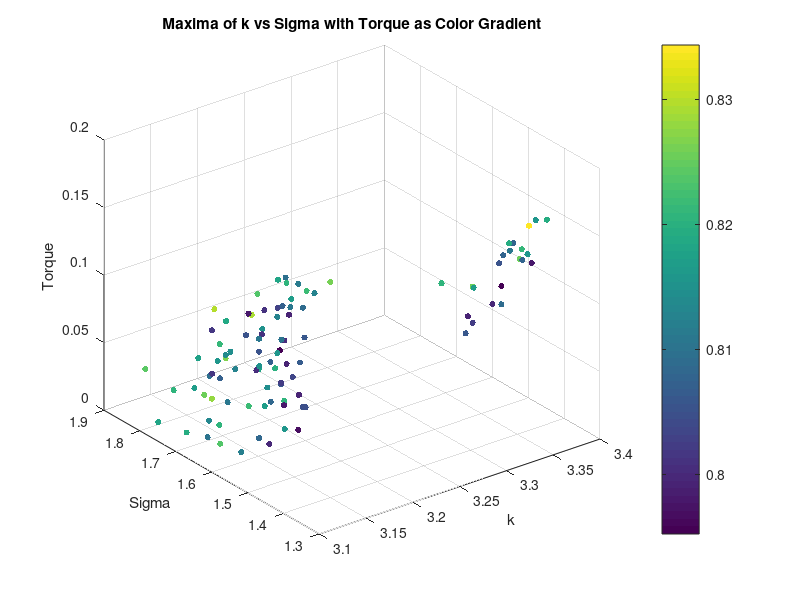
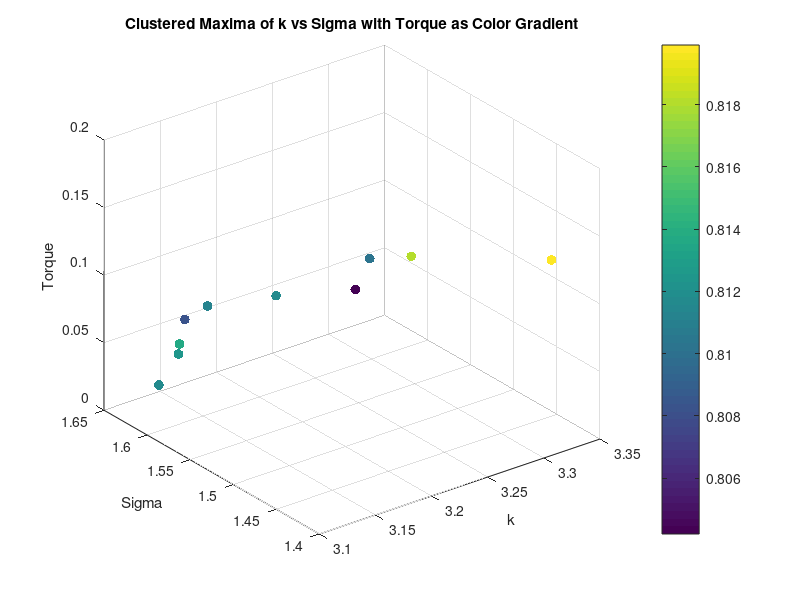
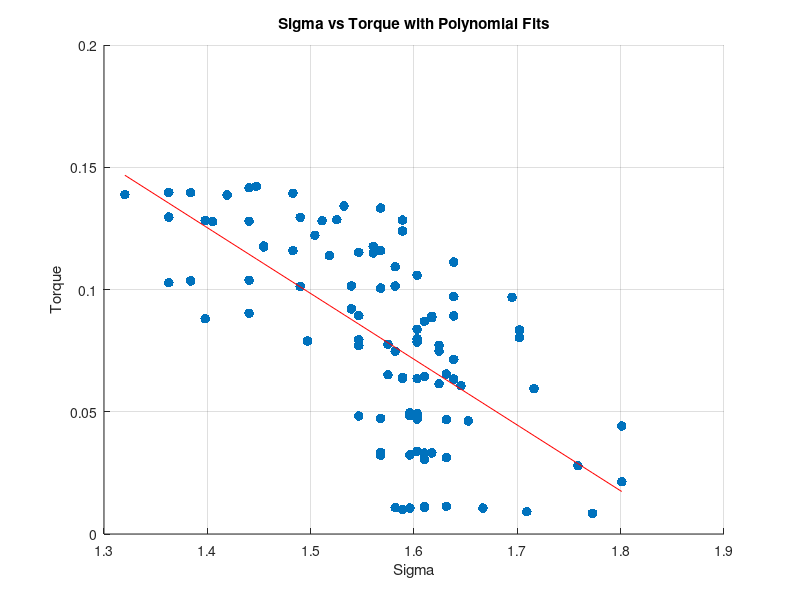
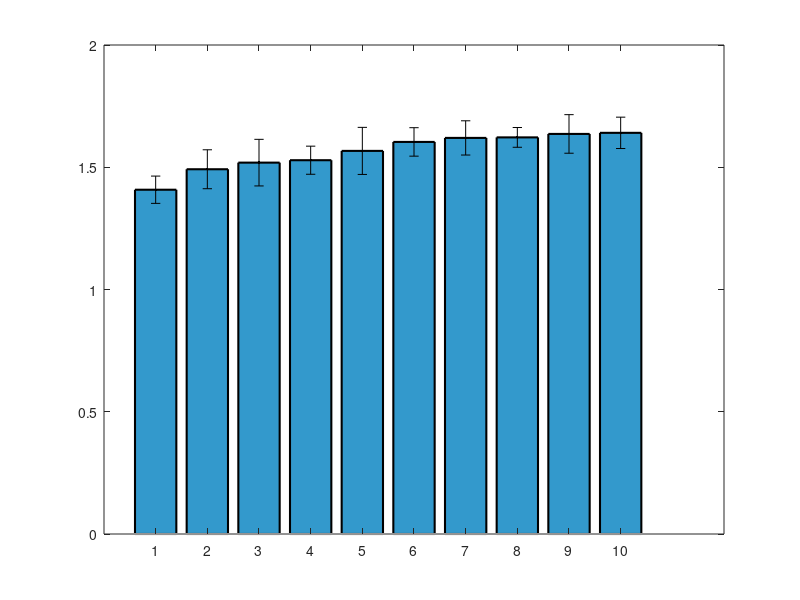

Recreate these plots in MATLAB, in order. (Note: this script raises an error after producing the figures.)
clear all;
close all;


%% Torque Analysis
load('maxima_data.mat');
scatter3(maxima_k, maxima_sigma, torque_values, 20, maxima_corr, 'filled');
xlabel('k');
ylabel('Sigma');
zlabel('Torque');
title('Maxima of k vs Sigma with Torque as Color Gradient');
colorbar;
grid on;
% K means clustering of torque into 10 clusters, taking mean of each cluster k, sigma and corr too
[cluster_idx, cluster_centers] = kmeans(torque_values', 10);
% Take the mean of each cluster
torque_means = zeros(10, 1);
sigma_means = zeros(10, 1);
sigma_stds = zeros(10, 1);
k_means = zeros(10, 1);
corr_means = zeros(10, 1);
for i = 1:10
    torque_means(i) = mean(torque_values(cluster_idx == i));
    sigma_means(i) = mean(maxima_sigma(cluster_idx == i));
    k_means(i) = mean(maxima_k(cluster_idx == i));
    corr_means(i) = mean(maxima_corr(cluster_idx == i));
    sigma_stds(i) = std(maxima_sigma(cluster_idx == i));
end
% Plot the clusters
figure;
scatter3(k_means, sigma_means, torque_means, 50, corr_means, 'filled');
xlabel('k');
ylabel('Sigma');
zlabel('Torque');
title('Clustered Maxima of k vs Sigma with Torque as Color Gradient');
colorbar;
grid on;
% Ensure data is sorted for polyfit
[sigma_sorted, sort_idx] = sort(maxima_sigma);
torque_sorted = torque_values(sort_idx);
% Display correlation between torque and sigma
disp('Correlation between Torque and Sigma:');
disp(corr(torque_sorted', sigma_sorted'));
% Display correlation between torque and sigma^2
disp('Correlation between Torque and Sigma^2:');
disp(corr(torque_sorted', sigma_sorted'.^2));
% Polyfit for sigma vs torque (order 1 and 2)
p1_sigma = polyfit(sigma_sorted, torque_sorted, 1);
% Calculate fitted values and normalized MSE for sigma vs torque
fitted_torque_p1_sigma = polyval(p1_sigma, sigma_sorted);
mse_p1_sigma = mean((torque_sorted - fitted_torque_p1_sigma).^2);
nmse_p1_sigma = mse_p1_sigma / var(torque_sorted);
% Display results for sigma vs torque
disp('Sigma vs Torque:');
disp(['Order 1 nMSE: ', num2str(nmse_p1_sigma)]);
%display correlation between torque and sigma
% Plot for sigma vs torque with polynomial fits (first instance)
figure;
scatter(sigma_sorted, torque_sorted, 50, 'filled','DisplayName', 'Data');
hold on;
plot(sigma_sorted, fitted_torque_p1_sigma, '-r', 'DisplayName', ...
    ['Order 1 Fit: y = ', num2str(p1_sigma(1)), 'x + ', num2str(p1_sigma(2)), ...
    ', nMSE = ', num2str(nmse_p1_sigma)]);
xlabel('Sigma');
ylabel('Torque');
title('Sigma vs Torque with Polynomial Fits');
grid on;

%Plot means of sigma as bar plot with variance as error bars
figure;
[sorted_sigma_means,idx] = sort(sigma_means);
sorted_sigma_stds = sigma_stds(idx);
bar(sorted_sigma_means, 'FaceColor', [0.2 0.6 0.8], 'EdgeColor', 'k', 'LineWidth', 1.5);
% Set the x-ticks to the cluster indices
hold on;
errorbar(sorted_sigma_means,sorted_sigma_stds, 'k.', 'LineWidth', 1.5);
ylim([1.9 2.85]);

xlabel('Torque Number');
ylabel('Mean Sigma^2');

% % Ensure data is sorted for polyfit
% [sigma_sorted, sort_idx] = sort(sigma_means);
% torque_sorted = torque_means(sort_idx);
% %Display correlation between torque and sigma
% disp('Correlation between Torque and Sigma:');
% disp(corr(torque_sorted, sigma_sorted));
% %Display correlation between torque and sigma^2
% disp('Correlation between Torque and Sigma^2:');
% disp(corr(torque_sorted, sigma_sorted.^2));
% % Polyfit for sigma vs torque (order 1 and 2)
% p1_sigma = polyfit(sigma_sorted, torque_sorted, 1);
% p2_sigma = polyfit(sigma_sorted, torque_sorted, 2);
% % Calculate zitted values and normalized MSE for sigma vs torque
% fitted_torque_p1_sigma = polyval(p1_sigma, sigma_sorted);
% fitted_torque_p2_sigma = polyval(p2_sigma, sigma_sorted);
% mse_p1_sigma = mean((torque_sorted - fitted_torque_p1_sigma).^2);
% mse_p2_sigma = mean((torque_sorted - fitted_torque_p2_sigma).^2);
% nmse_p1_sigma = mse_p1_sigma / var(torque_sorted);
% nmse_p2_sigma = mse_p2_sigma / var(torque_sorted);
% % Display results for sigma vs torque
% disp('Sigma vs Torque:');
% disp(['Order 1 nMSE: ', num2str(nmse_p1_sigma)]);
% disp(['Order 2 nMSE: ', num2str(nmse_p2_sigma)]);
% % Plot for sigma vs torque with polynomial fits (second instance)
% figure;
% scatter(sigma_sorted, torque_sorted, 50, 'filled', 'DisplayName', 'Data');
% hold on;
% % plot(sigma_sorted, fitted_torque_p1_sigma, '-r', 'DisplayName', ...
% %     ['Order 1 Fit: y = ', num2str(p1_sigma(1)), 'x + ', num2str(p1_sigma(2)), ...
% %     ', nMSE = ', num2str(nmse_p1_sigma)]);
% % plot(sigma_sorted, fitted_torque_p2_sigma, '--g', 'DisplayName', ...
% %     ['Order 2 Fit: y = ', num2str(p2_sigma(1)), 'x^2 + ', num2str(p2_sigma(2)), ...
% %     'x + ', num2str(p2_sigma(3)), ', nMSE = ', num2str(nmse_p2_sigma)]);
% xlabel('Sigma');
% ylabel('Torque');
% title('Sigma vs Torque with Polynomial Fits');
% grid on;



% %% Diameter Analysis
% % Saved as diameter_value, k_values(max_k_idx), sigma_values(max_sigma_idx), max_val
% load('maxima_data_Diam.mat');

% figure;
% scatter3(maxima_matrix(:, 2), maxima_matrix(:, 3), maxima_matrix(:, 1), 50, maxima_matrix(:, 1), 'filled'); 
% xlabel('k');
% ylabel('Sigma');
% zlabel('Diameter');
% title('Maxima of k vs Sigma with Diameter as Color Gradient');
% colorbar;
% grid on;

% % K vs d
% % Ensure data is sorted for polyfit
% [k_sorted, sort_idx] = sort(maxima_matrix(:, 2));
% d_sorted = maxima_matrix(sort_idx, 1);
% % Display correlation between d and k
% disp('Correlation between Diameter and k:');
% disp(corr(d_sorted, k_sorted));

% %plot for k vs diam with polynomial fits
% figure;
% scatter(k_sorted, d_sorted, 50, 'filled', 'DisplayName', 'Data');
% grid on;
% hold on;
% p1_k = polyfit(k_sorted, d_sorted, 1);
% fitted_d_p1_k = polyval(p1_k, k_sorted);
% mse_p1_k = mean((d_sorted - fitted_d_p1_k).^2);
% nmse_p1_k = mse_p1_k / var(d_sorted);
% disp('Diameter vs k:');
% disp(['Order 1 nMSE: ', num2str(nmse_p1_k)]);
% % plot(k_sorted, fitted_d_p1_k, '-r', 'DisplayName', ...
% %     ['Order 1 Fit: y = ', num2str(p1_k(1)), 'x + ', num2str(p1_k(2)), ...
% %     ', nMSE = ', num2str(nmse_p1_k)]);
% xlabel('k');
% ylabel('Diameter');
% title('k vs Diameter with Polynomial Fits');


% % Compute mean and std of sigma for each unique diameter
% unique_diameters = unique(maxima_matrix(:, 1));
% sigma_means_diameter = zeros(size(unique_diameters));
% sigma_stds_diameter = zeros(size(unique_diameters));

% for i = 1:length(unique_diameters)
%     sigma_values_for_diameter = maxima_matrix(maxima_matrix(:, 1) == unique_diameters(i), 3);
%     sigma_means_diameter(i) = mean(sigma_values_for_diameter);
%     sigma_stds_diameter(i) = std(sigma_values_for_diameter);
% end

% % Bar plot of mean sigma with error bars for each diameter
% figure;
% bar(unique_diameters, sigma_means_diameter, 'FaceColor', [0.2 0.6 0.8], 'EdgeColor', 'k', 'LineWidth', 1.5);
% hold on;
% errorbar(unique_diameters, sigma_means_diameter, sigma_stds_diameter, 'k.', 'LineWidth', 1.5);
% xlabel('Diameter');
% ylabel('Mean Sigma');
% title('Mean Sigma for Each Diameter with Error Bars');
% grid on;
